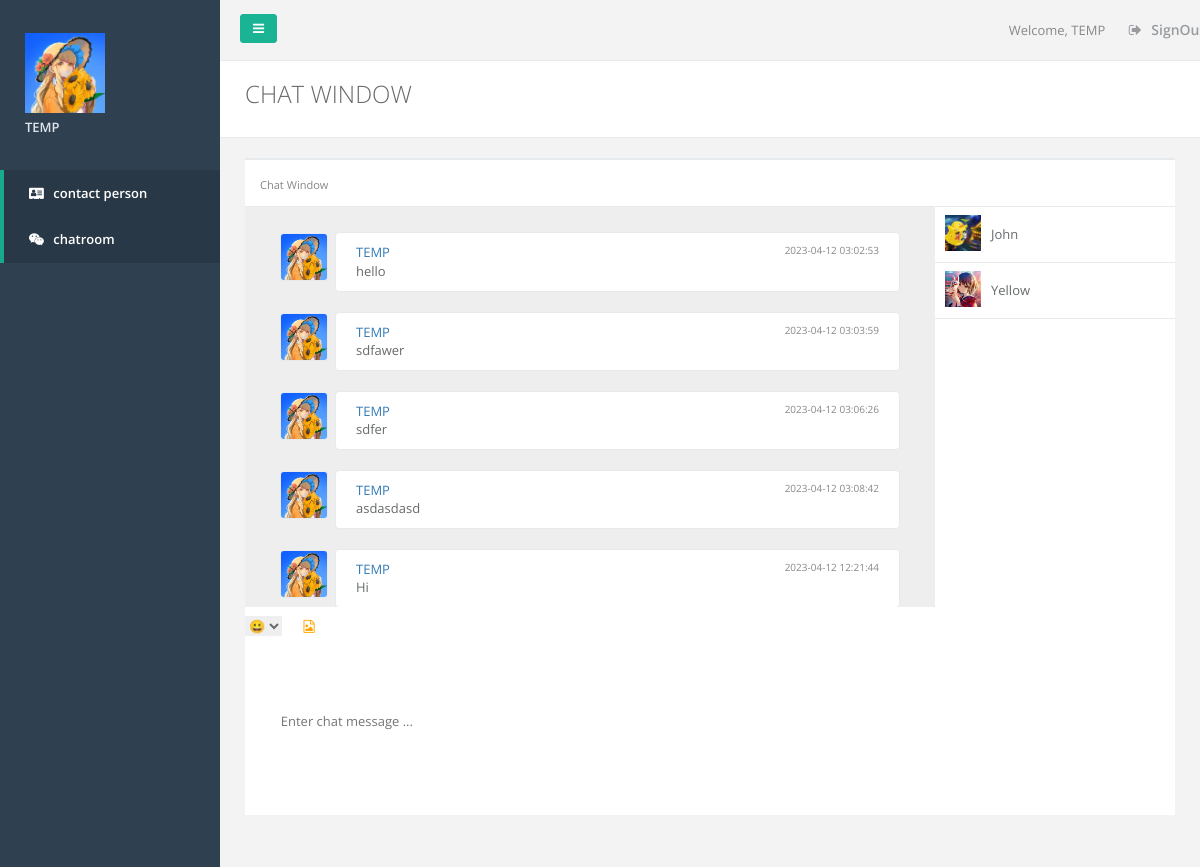
Page /chatroom (signed in) on the committed database.
### tables this page shows
CREATE TABLE "users" (
  "id" INTEGER NOT NULL PRIMARY KEY AUTOINCREMENT,
  "name" TEXT NOT NULL,
  "email" TEXT,
  "password" TEXT,
  "avatar_url" TEXT
);

CREATE TABLE "messages" (
  "id" INTEGER NOT NULL,
  "user_id" INTEGER NOT NULL,
  "message" TEXT,
  "created_at" TEXT,
  "receiver_id" INTEGER,
  PRIMARY KEY ("id")
);

### manage.py (the view)
@app.route("/chatroom", methods = ['POST', 'GET'])
def chatroom():
    if 'email' not in session:
        return redirect(url_for('login'))
    else:
        loggedIn, userName = getLoginDetails()
        mess = get_history(session['username'])
        sql = "SELECT name, avatar_url, id, email FROM users"
        users = query.query_no(sql)
        sql = "SELECT avatar_url FROM users WHERE email = ?"
        params = [session['email']]
        avatar_url = query.query(sql, params)
        return render_template("chatroom.html", userName = userName, message = mess, users = users, avatar_url = avatar_url, cur = user_list)

### manage.py (called while the page is built)
def getLoginDetails():
    if 'email' not in session:
        loggedIn = False
        userName = 'please sign in'
    else:
        loggedIn = True
        sql = "SELECT name FROM users WHERE email = ?"
        params = [session['email']]
        userName = query.query(sql,params)
        session['user'] = userName[0][0]
    return (loggedIn, userName[0][0])

def get_history(user = None):
    mess = []
    if user is None:
        sql = "SELECT messages.message, messages.created_at, users.name, users.avatar_url, messages.user_id \
                    FROM messages, users where messages.user_id = users.id"
        messages = query.query_no(sql)
    else:
        sql = "SELECT messages.message, messages.created_at, users.name, users.avatar_url, messages.user_id \
                FROM messages, users where (users.name = ? OR messages.receiver_id = ?) AND messages.user_id = users.id"
        params = [user, user]
        messages = query.query(sql, params)
    if messages is not None:
        for message in messages:
            mess.append((
                base64.b64decode(message[0]).decode('utf-8'),
                message[1],
                message[2],
                message[3],
                message[4]
            ))
    return mess

### query.py (called while the page is built)
def query(sql,params):
    cursor = sqlite3.connect('chat.sqlite3', check_same_thread=False)
    try:
        result = cursor.execute(sql,params).fetchall()
        return result                                                       # return query result
    except:
        cursor.rollback()                                                   # rollback on error
    cursor.close()

def query_no(sql):
    cursor = sqlite3.connect('chat.sqlite3', check_same_thread=False)
    try:
        result = cursor.execute(sql).fetchall()
        return result                                                       # return query result
    except:
        cursor.rollback()                                                   # rollback on error
    cursor.close()

### templates/chatroom.html (shortened to what this page needs)
<!DOCTYPE html>
<html>
    <head>
        <link href="{{ url_for('static', filename='css/bootstrap.min.css') }}" rel="stylesheet">
        <link href="{{ url_for('static', filename='font-awesome/css/font-awesome.css') }}" rel="stylesheet">
        <link href="{{ url_for('static', filename='css/animate.css') }}" rel="stylesheet">
        <link href="{{ url_for('static', filename='css/style.css') }}" rel="stylesheet">
    </head>
    <body>
        <div id="wrapper">
            <nav class="navbar-default navbar-static-side" role="navigation">
                <div class="sidebar-collapse">
                    <ul class="nav metismenu" id="side-menu">
                        <li class="nav-header">
                            <div class="dropdown profile-element">
                                <img alt="image" class="rounded-circle" style="height: 80px;weight:80px" src={{ avatar_url[0][0] }} />
                                <a data-toggle="dropdown" class="dropdown-toggle" href="#">
                                    <span class="block m-t-xs font-bold">{{userName}}</span>
                                </a>
                            </div>
                        </li>
                        <li class="active">
                            <a href="/index"><i class="fa fa-address-card"></i> <span class="nav-label">contact person</span></a>
                        </li>
                        <li class="active">
                            <a href="/chatroom"><i class="fa fa-wechat"></i> <span class="nav-label">chatroom</span></a>
                        </li>
                    </ul>
                </div>
            </nav>
            <div id="page-wrapper" class="gray-bg">
                <div class="row border-bottom">
                    <nav class="navbar navbar-static-top" role="navigation" style="margin-bottom: 0">
                        <div class="navbar-header">
                            <a class="navbar-minimalize minimalize-styl-2 btn btn-primary " href="#"><i class="fa fa-bars"></i> </a>
                            <form role="search" class="navbar-form-custom" action="search_results.html">
                                <div class="form-group">
                                    <input type="text" placeholder="" class="form-control" name="top-search" id="top-search" />
                                </div>
                            </form>
                        </div>
                        <ul class="nav navbar-top-links navbar-right">
                            <li>
                                <span class="m-r-sm text-muted welcome-message">Welcome, {{ userName }}</span>
                            </li>
                            <li>
                                <a href="/logout">
                                    <i class="fa fa-sign-out"></i> SignOut
                                </a>
                            </li>
                        </ul>
                    </nav>
                </div>
                <div class="row wrapper border-bottom white-bg page-heading">
                    <div class="col-lg-10">
                        <h2>CHAT WINDOW</h2>
                    </div>
                    <div class="col-lg-2">
                    </div>
                </div>
                <div class="wrapper wrapper-content animated fadeInRight">
                    <div class="row">
                        <div class="col-lg-12">
                            <div class="ibox chat-view">
                                <div class="ibox-title">
                                    <small class="float-right text-muted">Chat Window</small>
                                </div>
                                <div class="ibox-content">
                                    <div class="row">
                                        <div class="col-md-9 ">
                                            <div class="chat-discussion">
                                                {% for row in message %}
                                                <div class="chat-message left">
                                                    <img class="message-avatar" src={{ row[3] }} alt="">
                                                    <div class="message">
                                                        <a class="message-author" > {{ row[2] }} </a>
                                                        <span class="message-date">  {{ row[1]}} </span>
                                                        <span class="message-content">{{ row[0] }}</span>
                                                    </div>
                                                </div>
                                                {% endfor %}
                                            </div>
                                        </div>
                                        <div class="col-md-3">
                                            <div class="chat-users">
                                                <div class="users-list">
                                                {% for row in users %}
                                                    {% if session['email'] != row[3] %}
                                                    <div class="chat-user">
                                                        <img class="chat-avatar" src={{ row[1] }} />
                                                        <div class="chat-user-name">
                                                            <a class="userlist" id="id_{{row[0]}}">{{row[0]}}</a>
                                                        </div>
                                                    </div>
                                                    {% endif %}
                                                {% endfor %}
                                                </div>
                                            </div>
                                        </div>
                                    </div>
                                    <div class="row">
                                        <div class="col-lg-12">
                                            <div class="chat-message-form">
                                                <select style="margin-left: 0;outline: none;border: none" id="Emoji">
                                                    <option selected="selected" value="0">&#128512;</option>
                                                </select>
                                                <button href="#" class="fa fa-file-picture-o" style="margin-top: 12px;margin-left: 12px; border: none;color: orange;background: none" onclick="selectFile();"></button>
                                                <div class="form-group">
                                                    <input type="text" class="enter" id="enter" style="margin-top: 10px;height: 150px;width: 75%; border:black;padding-top:0px;outline:none" placeholder="          Enter chat message ..." value="" >
                                                    <br>
                                                </div>
                                            </div>
                                        </div>
                                    </div>
                                </div>
                            </div>
                        </div>
                    </div>
                </div>
            </div>
        </div>
    </body>
</html>

### rows in the picture
users: avatar_url (picture), name "TEMP"
messages: avatar_url (picture), name "TEMP", created_at "2023-04-12 03:02:53", row "hello"
messages: avatar_url (picture), name "TEMP", created_at "2023-04-12 03:03:59", row "sdfawer"
messages: avatar_url (picture), name "TEMP", created_at "2023-04-12 03:06:26", row "sdfer"
messages: avatar_url (picture), name "TEMP", created_at "2023-04-12 03:08:42", row "asdasdasd"
messages: avatar_url (picture), name "TEMP", created_at "2023-04-12 12:21:44", row "Hi"
users: avatar_url (picture), name "John"
users: avatar_url (picture), name "Yellow"
